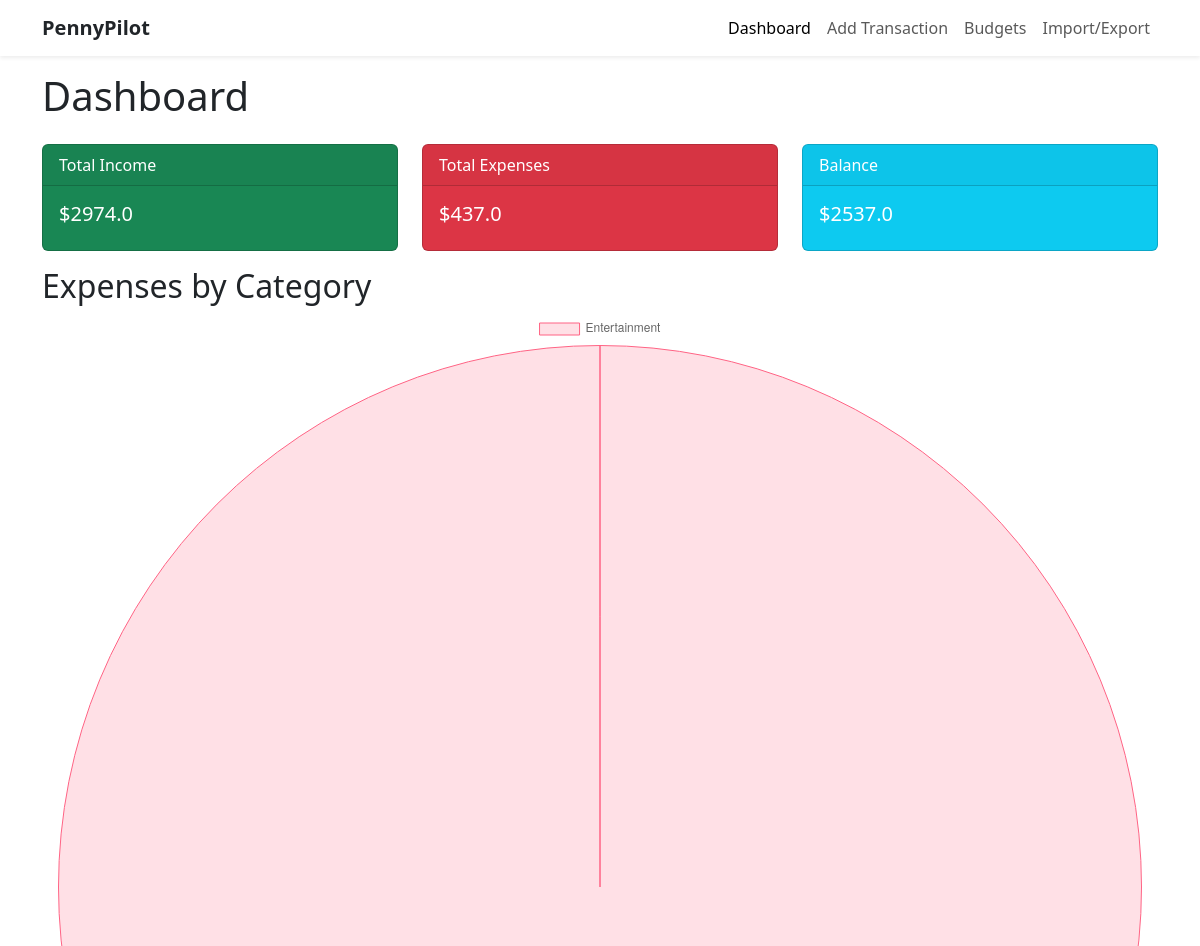
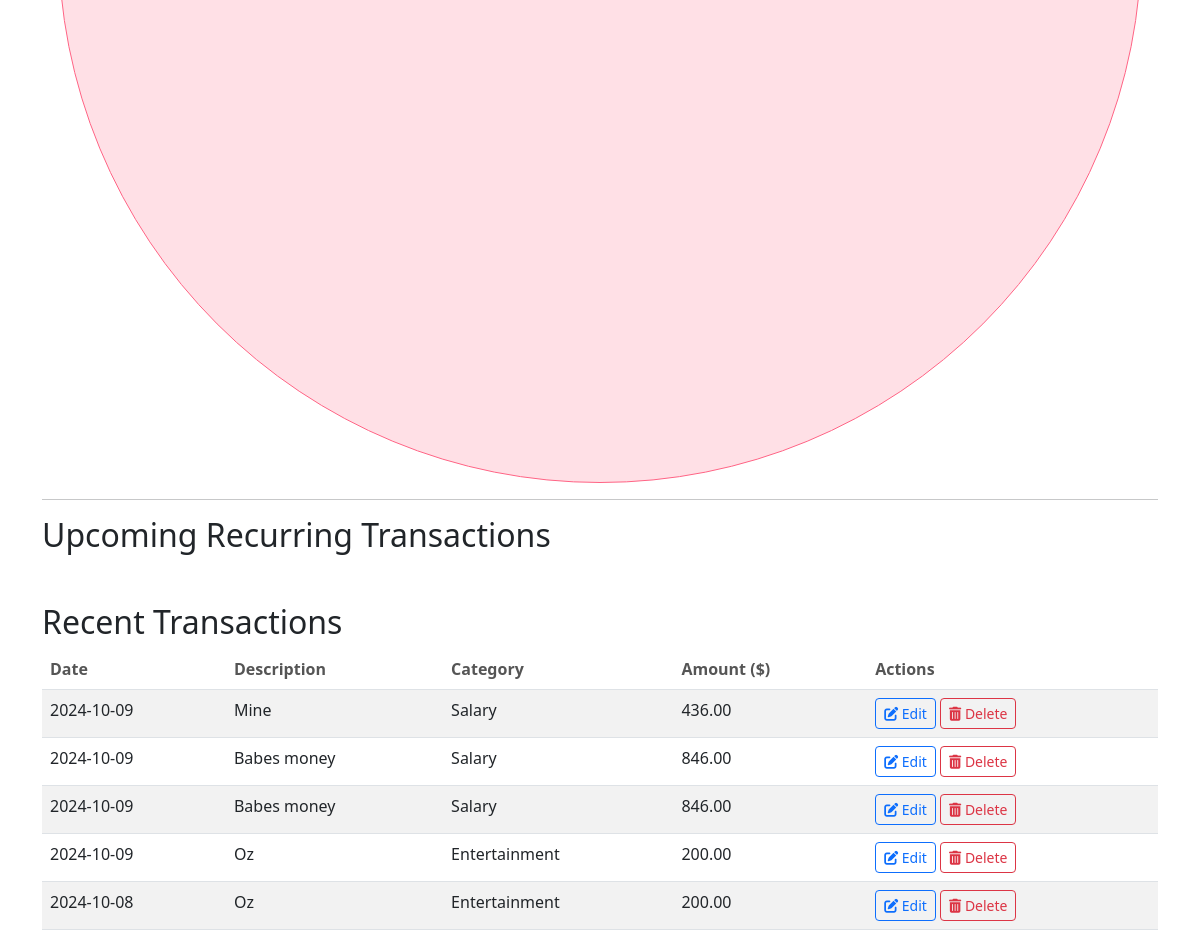
The page / on the database its author committed (2 pictures, top to bottom).
### models/models.py (models this page shows, shortened)
class Transaction(db.Model):
    id = db.Column(db.Integer, primary_key=True)
    amount = db.Column(db.Float, nullable=False)
    date = db.Column(db.Date, default=datetime.utcnow)
    description = db.Column(db.String(200))
    category_id = db.Column(db.Integer, db.ForeignKey('category.id'), nullable=False)
    category = db.relationship('Category', backref=db.backref('transactions', lazy=True))

class Category(db.Model):
    id = db.Column(db.Integer, primary_key=True)
    name = db.Column(db.String(50), nullable=False, unique=True)
    type = db.Column(db.String(10), nullable=False)  # 'Income' or 'Expense'

### app.py (the view)
@app.route('/')
def dashboard():
    process_recurring_transactions()
    total_income = db.session.query(db.func.sum(Transaction.amount)).join(Category).filter(Category.type=='Income').scalar() or 0
    total_expense = db.session.query(db.func.sum(Transaction.amount)).join(Category).filter(Category.type=='Expense').scalar() or 0
    balance = total_income - total_expense
    expenses = db.session.query(Category.name, db.func.sum(Transaction.amount)).join(Transaction).filter(Category.type=='Expense').group_by(Category.name).all()
    categories = [e[0] for e in expenses]
    amounts = [e[1] for e in expenses]
    recent_transactions = Transaction.query.order_by(Transaction.date.desc()).limit(5).all()
    recurring_transactions = RecurringTransaction.query.all()
    calendar_events = []
    for rt in recurring_transactions:
        event = {
            'title': f"{rt.description or 'Recurring Transaction'} - ${rt.amount}",
            'start': rt.next_date.strftime('%Y-%m-%d'),
            'category': rt.category.name
        }
        calendar_events.append(event)
    return render_template(
        'dashboard.html',
        total_income=total_income,
        total_expense=total_expense,
        balance=balance,
        categories=categories,
        amounts=amounts,
        recent_transactions=recent_transactions,
        calendar_events=calendar_events
    )

### utils/helpers.py (called while the page is built)
def process_recurring_transactions():
    today = datetime.utcnow().date()
    recurring_transactions = RecurringTransaction.query.filter(RecurringTransaction.next_date <= today).all()
    for rt in recurring_transactions:
        new_txn = Transaction(
            amount=rt.amount,
            date=rt.next_date,
            description=rt.description,
            category_id=rt.category_id
        )
        db.session.add(new_txn)
        if rt.frequency == 'Daily':
            rt.next_date += timedelta(days=1)
        elif rt.frequency == 'Weekly':
            rt.next_date += timedelta(weeks=1)
        elif rt.frequency == 'Monthly':
            try:
                rt.next_date += relativedelta(months=1)
            except ValueError:
                rt.next_date = rt.next_date + relativedelta(months=1, day=31)
        else:
            continue
    db.session.commit()

### templates/dashboard.html (shortened to what this page needs)
{% extends "base.html" %}
{% block content %}
<h1 class="mb-4">Dashboard</h1>
<div class="row">
    <div class="col-md-4">
        <div class="card text-white bg-success mb-3">
            <div class="card-header">Total Income</div>
            <div class="card-body">
                <h5 class="card-title">${{ total_income }}</h5>
            </div>
        </div>
    </div>
    <div class="col-md-4">
        <div class="card text-white bg-danger mb-3">
            <div class="card-header">Total Expenses</div>
            <div class="card-body">
                <h5 class="card-title">${{ total_expense }}</h5>
            </div>
        </div>
    </div>
    <div class="col-md-4">
        <div class="card text-white bg-info mb-3">
            <div class="card-header">Balance</div>
            <div class="card-body">
                <h5 class="card-title">${{ balance }}</h5>
            </div>
        </div>
    </div>
</div>
<h2>Expenses by Category</h2>
<canvas id="expenseChart" width="400" height="200"></canvas>
<script>
    var ctx = document.getElementById('expenseChart').getContext('2d');
    var expenseData = {
        labels: {{ categories | tojson }},
        datasets: [{
            label: 'Expenses by Category',
            data: {{ amounts | tojson }},
            backgroundColor: [
                'rgba(255, 99, 132, 0.2)',
                'rgba(54, 162, 235, 0.2)',
                'rgba(255, 206, 86, 0.2)',
                // Add more colors as needed
            ],
            borderColor: [
                'rgba(255,99,132,1)',
                'rgba(54, 162, 235, 1)',
                'rgba(255, 206, 86, 1)',
                // Add more colors as needed
            ],
            borderWidth: 1
        }]
    };
    var expenseChart = new Chart(ctx, {
        type: 'pie',
        data: expenseData,
    });
</script>
<hr>
<h2>Upcoming Recurring Transactions</h2>
<h2 class="mt-5">Recent Transactions</h2>
<table class="table table-striped">
    <thead>
        <tr>
            <th>Date</th>
            <th>Description</th>
            <th>Category</th>
            <th>Amount ($)</th>
            <th>Actions</th>
        </tr>
    </thead>
    <tbody>
        {% for txn in recent_transactions %}
        <tr>
            <td>{{ txn.date.strftime('%Y-%m-%d') }}</td>
            <td>{{ txn.description }}</td>
            <td>{{ txn.category.name }}</td>
            <td>{{ "%.2f"|format(txn.amount) }}</td>
            <td>
                <a href="{{ url_for('edit_transaction', transaction_id=txn.id) }}" class="btn btn-sm btn-outline-primary"><i class="fas fa-edit"></i> Edit</a>
                <form action="{{ url_for('delete_transaction', transaction_id=txn.id) }}" method="POST" class="d-inline" onsubmit="return confirmDelete();">
                    <button type="submit" class="btn btn-sm btn-outline-danger"><i class="fas fa-trash-alt"></i> Delete</button>
                </form>
            </td>
        </tr>
        {% endfor %}
    </tbody>
</table>
{% endblock %}

### templates/base.html (shortened to what this page needs)
<!DOCTYPE html>
<html lang="en">
<head>
    <link rel="stylesheet" href="{{ url_for('static', filename='css/styles.css') }}">
    <link href="https://cdn.jsdelivr.net/npm/bootstrap@5.3.0/dist/css/bootstrap.min.css" rel="stylesheet">
    <link href='https://cdn.jsdelivr.net/npm/fullcalendar@6.1.8/main.min.css' rel='stylesheet' />
    <link rel="stylesheet" href="https://cdnjs.cloudflare.com/ajax/libs/font-awesome/6.4.0/css/all.min.css">
</head>
<body>
    <nav class="navbar navbar-expand-lg navbar-light bg-white shadow-sm fixed-top">
        <div class="container">
            <a class="navbar-brand fw-bold text-dark" href="{{ url_for('dashboard') }}">PennyPilot</a>
            <div class="collapse navbar-collapse justify-content-end" id="navbarNav">
                <ul class="navbar-nav">
                    <li class="nav-item">
                        <a class="nav-link {% if request.endpoint == 'dashboard' %}active{% endif %}" href="{{ url_for('dashboard') }}">Dashboard</a>
                    </li>
                    <li class="nav-item">
                        <a class="nav-link {% if request.endpoint == 'add_transaction' %}active{% endif %}" href="{{ url_for('add_transaction') }}">Add Transaction</a>
                    </li>
                    <li class="nav-item">
                        <a class="nav-link {% if request.endpoint == 'view_budgets' %}active{% endif %}" href="{{ url_for('view_budgets') }}">Budgets</a>
                    </li>
                    <li class="nav-item">
                        <a class="nav-link {% if request.endpoint == 'import_data' %}active{% endif %}" href="{{ url_for('import_data') }}">Import/Export</a>
                    </li>
                </ul>
            </div>
        </div>
    </nav>
    <div class="container mt-5 pt-4">
        {% block content %}{% endblock %}
    </div>
</body>
</html>

### static/css/styles.css (style rules this page uses)
body { font-family: 'Roboto', sans-serif; background-color: #f5f5f7; color: #333; }
h1, h2, h3, h4, h5, h6 { color: #1c1c1e; }
a { text-decoration: none; }
.btn-outline-primary { color: #0071e3; border-color: #0071e3; }
.btn-outline-danger { color: #dc3545; border-color: #dc3545; }
.card { border: none; border-radius: 12px; }
.table thead th { font-weight: 600; color: #555; }

### rows shown on the page
Transaction: date "2024-10-09", description "Mine", category.name "Salary", amount "436.00"
Transaction: date "2024-10-09", description "Babes money", category.name "Salary", amount "846.00"
Category: category.name "Salary"
Category: category.name "Entertainment"
Transaction: date "2024-10-08", description "Oz", category.name "Entertainment", amount "200.00"

### other values the page prints
{{ total_income }} "2974.0"
{{ total_expense }} "437.0"
{{ balance }} "2537.0"
{{ txn.date.strftime('%Y-%m-%d') }} "2024-10-09" "2024-10-09"
{{ txn.description }} "Babes money" "Oz"
{{ "%.2f"|format(txn.amount) }} "846.00" "200.00"
chart data {{ categories | tojson }} ["Entertainment"]
